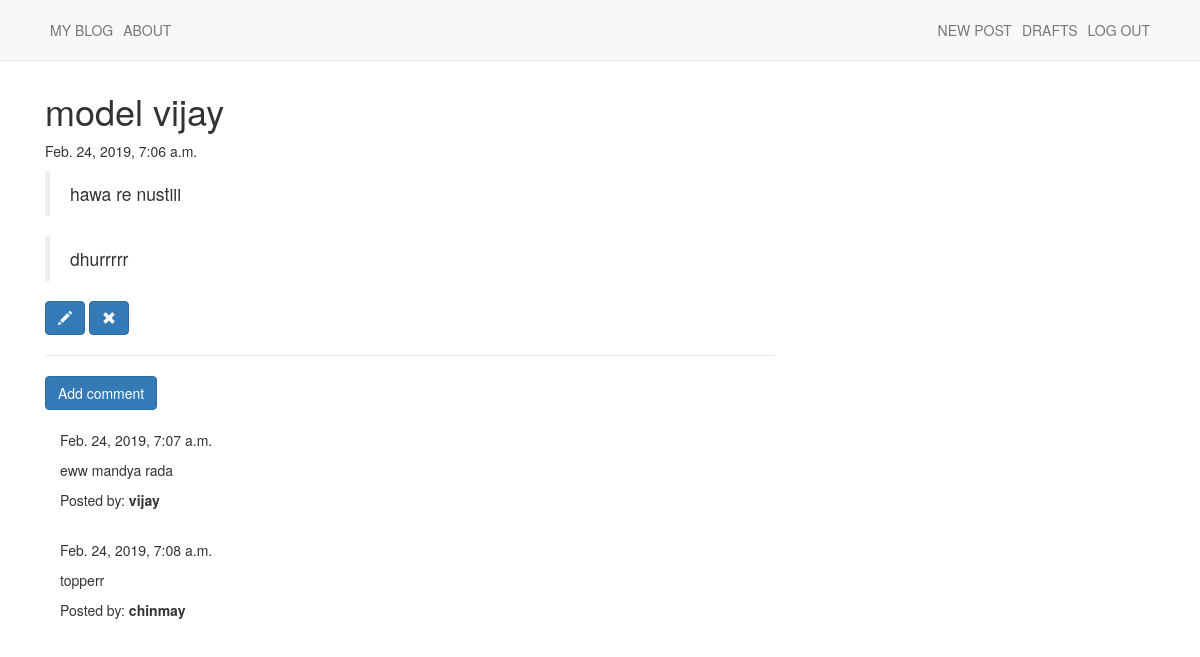
Screenshot of /post/3 (signed in) with the database file from the repository.
### blog/models.py (models this page shows, shortened)
class Post(models.Model):
    title = models.CharField(max_length=200)
    author = models.ForeignKey('auth.User', on_delete=models.CASCADE)
    text = models.TextField()
    published_date = models.DateTimeField(blank=True, null=True)
    created_date = models.DateTimeField(default=timezone.now)

class Comment(models.Model):
    post = models.ForeignKey(
        'blog.Post', on_delete=models.CASCADE, related_name='comments')
    author = models.CharField(max_length=200)
    text = models.TextField()
    created_date = models.DateTimeField(default=timezone.now)
    approved_comment = models.BooleanField(default=False)

### blog/views.py (the view)
# urls.py: path('post/<int:pk>', views.Post_detail.as_view(), name='post_detail'),
class Post_detail(DetailView):
    model = Post

### blog/templates/blog/post_detail.html (shortened to what this page needs)
{% extends 'blog/base.html' %} {% block content %}
<h1>{{ post.title }}</h1>
{% if post.published_date %}
<p>{{ post.published_date }}</p>
{% else %}
<a href="{% url 'post_publish' pk=post.pk %}" class="btn btn-success"
  >Publish</a
>
{% endif %}
<p class="postcontent">{{ post.text | safe | linebreaksbr }}</p>
{% if user.is_authenticated %}
<a class="btn btn-primary" href="{% url 'update_post' pk=post.pk %}"
  ><span class="glyphicon glyphicon-pencil"></span
></a>
<a class="btn btn-primary" href="{% url 'post_delete' pk=post.pk %}"
  ><span class="glyphicon glyphicon-remove"></span
></a>
<hr />
<a
  class="btn btn-primary btn-comment"
  href="{% url 'post_comment' pk=post.pk %}"
  >Add comment</a
>
<div class="container">
  {% for comment in post.comments.all %}
  <br />
  {% if user.is_authenticated or comment.approved_comment %}
  {{ comment.created_date }}
  <p>{{ comment.text | safe | linebreaks }}</p>
  <p>
    Posted by: <strong>{{ comment.author }}</strong>
  </p>
  {% endif %} {% empty %}
  <p>No comments posted.</p>
  {% endfor %}
</div>
{% endif %} {% endblock %}

### blog/static/css/blog.css (style rules this page uses)
.loader { filter: hue-rotate(0deg); color: linear-gradient(45deg, #0f8, #08f); animation: hue 10000ms infinite linear; }

### rows the page displays
Post: title "model vijay", published_date "Feb. 24, 2019, 7:06 a.m.", text "hawa re nustiii dhurrrrr"
Comment: created_date "Feb. 24, 2019, 7:07 a.m.", text "eww mandya rada", author "vijay"
Comment: created_date "Feb. 24, 2019, 7:08 a.m.", text "topperr", author "chinmay"
